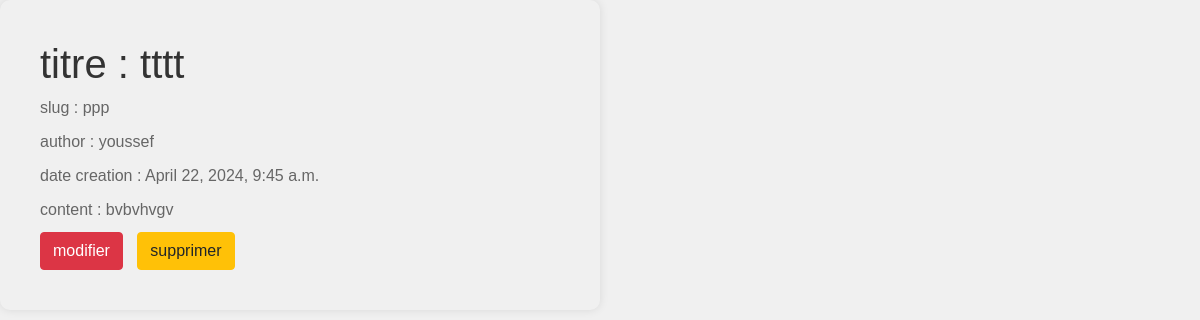
Page /blog/7/ on the committed database.
### blog/models.py (models this page shows)
class Poste(models.Model):
    title = models.CharField(max_length=200, unique=True)
    slug = models.SlugField(max_length=200, unique=True)
    author = models.ForeignKey(User, on_delete=models.CASCADE, related_name='blog_posts')
    updated_on = models.DateTimeField(auto_now=True)
    content = models.TextField()
    created_on = models.DateTimeField(auto_now_add=True)
    status = models.IntegerField(choices=STATUS, default=0)
    image = models.ImageField(blank=True)

### blog/views.py (the view)
class DetailPoste(DetailView):
    model = Poste
    template_name = 'mag/detail_Poste.html'
    context_object_name = 'Poste'

### blog/templates/mag/detail_Poste.html (shortened to what this page needs)
<!DOCTYPE html>
<html lang="en">
  <head>
    <link
      href="https://stackpath.bootstrapcdn.com/bootstrap/4.5.2/css/bootstrap.min.css"
      rel="stylesheet"
    />
  </head>
  <body>
    <div class="containerr">
      <h1>titre : {{ Poste.title }}</h1>
      <p>slug : {{ Poste.slug }}</p>
      <p>author : {{ Poste.author }}</p>
      <p>date creation : {{ Poste.created_on }}</p>
      <p>content : {{ Poste.content }}</p>
      <a class="btn btn-danger" href="{% url 'modifier_Poste' Poste.pk %}"
        >modifier</a
      >
      <a class="btn btn-warning" href="{% url 'supprimer_Poste' Poste.pk %}"
        >supprimer</a
      >
    </div>
  </body>
</html>

### blog/templates/mag/detail_Poste.html (style rules this page uses)
.containerr { width: 600px; padding: 40px; border-radius: 10px; box-shadow: 0 0 10px rgba(0, 0, 0, 0.1); }
body { font-family: Arial, sans-serif; background-color: #f0f0f0; margin: 0; padding: 0; }
h1 { color: #333; }
p { color: #666; margin-bottom: 10px; }
a { color: #007bff; text-decoration: none; margin-right: 10px; }

### rows in the picture
Poste: title "tttt", slug "ppp", author "youssef", created_on "April 22, 2024, 9:45 a.m.", content "bvbvhvgv"
